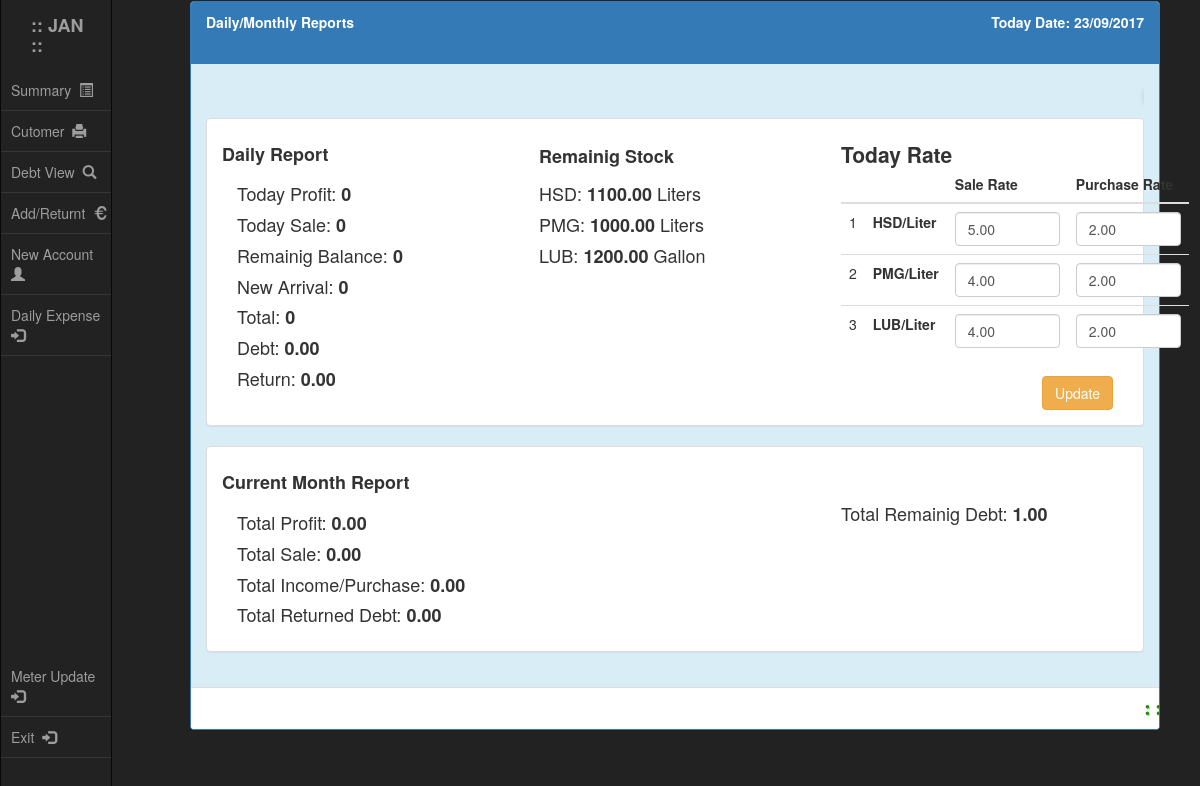
/summary.php?returnMsg= (signed in), run on an earlier commit of the app's database.
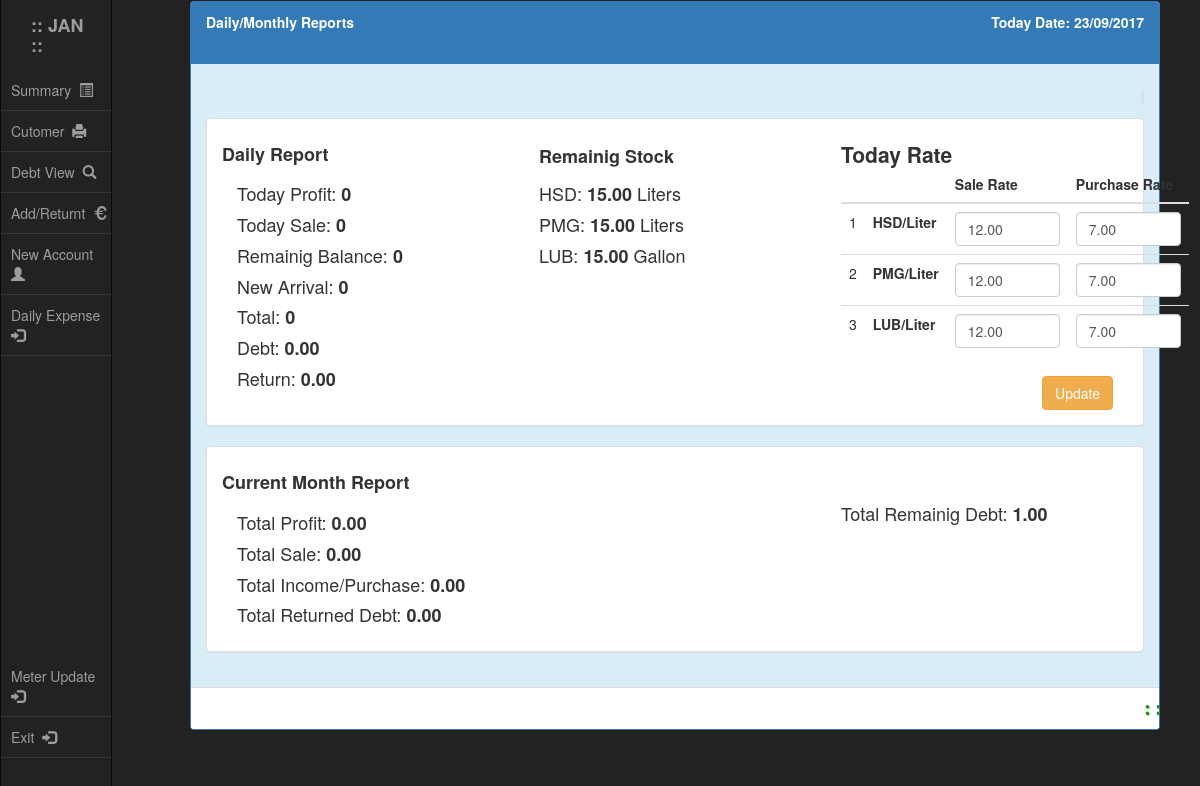
And on a later commit of the database.
### tables this page shows
CREATE TABLE `meter_state` (
  `HSD_PER_LTR_SALE` decimal(5,2) DEFAULT '0.00',
  `PMG_PER_LTR_SALE` decimal(5,2) DEFAULT '0.00',
  `LUB_PER_LTR_SALE` decimal(5,2) DEFAULT '0.00',
  `HSD_PER_LTR_PURC` decimal(5,2) DEFAULT '0.00',
  `PMG_PER_LTR_PURC` decimal(5,2) DEFAULT '0.00',
  `LUB_PER_LTR_PURC` decimal(5,2) DEFAULT '0.00',
  `Remaining_HSD` decimal(8,2) DEFAULT '0.00',
  `Remaining_PMG` decimal(8,2) DEFAULT '0.00',
  `Remaining_LUB` decimal(8,2) DEFAULT '0.00'
);

### script/get_customer_info.php (called while the page is built, shortened)
<?php
require_once dirname(__FILE__)."/function_inc.php";
$color = "rgb(255, 255, 255)";
  $query = "SELECT * FROM `meter_state` " ;
  if ($queryResult = mysqli_query($conn,$query)){
    if (mysqli_num_rows($queryResult) > 0){
      $row = mysqli_fetch_assoc($queryResult) ;
      $HSD_Rate = $row['HSD_PER_LTR_SALE'];
      $PMG_Rate = $row['PMG_PER_LTR_SALE'];
      $LUB_Rate = $row['LUB_PER_LTR_SALE'];
      $HSD_Purc = $row['HSD_PER_LTR_PURC'];
      $PMG_Purc = $row['PMG_PER_LTR_PURC'];
      $LUB_Purc = $row['LUB_PER_LTR_PURC'];
      $remainHSD = $row['Remaining_HSD'] ;
      $remainPMG = $row['Remaining_PMG'] ;
      $remainLUB = $row['Remaining_LUB'] ;
    }
    else{
      $ErrorMsg = "Meter status not found" ;
      $color = "#fcff23" ;
    }
  }
  else{
    die( "<b>Sorry:</b> Software problem (Contact with Teachnition) " . mysqli_error($conn) );
  }
  $todayProfit = 0 ;
  $todaysale = 0 ;
  $remainingBalance = 0 ;
  $newStock = 0 ;
  $totalDaily = 0 ;
  $todayDebt = 0;
  $todayReturn = 0;
  $currentMonth = date("Y-m-")."__" ;
  $query = "SELECT DISTINCT CONCAT(YEAR(`date`),'-',MONTH(`date`)) AS `Month`,
        SUM(Today_Profit) As `Total_Profit`,
        SUM(Today_Sale) As `Total_Sale`,
        SUM(Incoming_Stock) As `Total_Income`
        FROM `daily_report`
        Where `Date` LIKE '$currentMonth'" ;
  if ($queryResult = mysqli_query($conn,$query)){
    if (mysqli_num_rows($queryResult) > 0){
      $row = mysqli_fetch_assoc($queryResult) ;
      $monthlyProfit = number_format($row['Total_Profit'],2) ;
      $monthlySale = number_format($row['Total_Sale'],2) ;
      $totlMonthlyIncome = number_format($row['Total_Income'],2) ;
    }
  }
  else{
    die( "<b>Sorry:</b> Software problem (Contact with Teachnition) " . mysqli_error($conn) );
  }
  $query = "SELECT DISTINCT
            `Date`,
            SUM(Return_Amount) As `Total_return`
            FROM `customer_history`
            WHERE `Date` LIKE '$currentMonth'" ;
  if ($queryResult = mysqli_query($conn,$query)){
    if (mysqli_num_rows($queryResult) > 0){
      $row = mysqli_fetch_assoc($queryResult) ;
      $totalReturnDebt = number_format($row['Total_return'],2) ;
    }
    else{
      $totalReturnDebt = number_format(00.00,2);
    }
  }
  else{
    die( "<b>Sorry:</b> Software problem (Contact with Teachnition) " . mysqli_error($conn) );
  }
  $query = "SELECT Total_remaining_Debt FROM total_remaining_debt_view" ;
  if ($queryResult = mysqli_query($conn,$query)){
    if (mysqli_num_rows($queryResult) > 0){
      $row = mysqli_fetch_assoc($queryResult) ;
      $totalRemainingDebt = number_format($row['Total_remaining_Debt'],2) ;
    }
    else{
      $totalRemainingDebt = number_format(00.00,2) ;
    }
  }
  else{
    die( "<b>Sorry:</b> Software problem (Contact with Teachnition) " . mysqli_error($conn) );
  }
?>

### summary.php (the view, shortened to what this page needs)
<?php
require_once dirname(__FILE__)."/script/get_customer_info.php";
?>
<!DOCTYPE html>
<html lang="en">
<head>
  <?php require_once "./header.php"; ?>
</head>
<body style="background-color:#222222;">
<?php require_once "./navbar.php"; ?>
<div class="container-fluid">
  <div class="row">
    <div class="col-md-offset-1 col-md-10" style="margin-left: 175px;">
      <div class="panel panel-primary">
        <div class="panel-heading" style="font-weight: 600; font-size: 1em%">Daily/Monthly Reports <span class="pull-right">Today Date: <?php echo date("d/m/Y"); ?></span>
          <div class="panel-heading text-center" style="color: <?php echo $color ?>; font-weight: bold;" id="ErrorMsg">
          </div>
        </div>
        <div class="panel-body bg-info">
          <h2 class="text-center text-success marquee logotext" style="margin-top: -3px;">
          <span style="color: #051F00; text-shadow: 3px 10px 10px rgba(25,17,17,1); margin-bottom: 10px;">*~* JAN Station*~*</span>
          </h2>
        <div class="panel panel-default">
        <div class="panel-body">
          <div class="h4 "><b>Daily Report</b></div>
          <div class="col-md-4">
            <div class="h4">Today Profit: <b> <?php echo $todayProfit ?></b></div>
            <div class="h4">Today Sale: <b><?php echo $todaysale ?></b></div>
            <div class="h4">Remainig Balance: <b><?php echo $remainingBalance ?></b></div>
            <div class="h4">New Arrival: <b><?php echo $newStock ?></b></div>
            <div class="h4">Total: <b><?php echo $totalDaily ?></b></div>
            <div class="h4">Debt: <b><?php echo number_format($todayDebt,2); ?></b></div>
            <div class="h4">Return: <b><?php echo number_format($todayReturn,2); ?></b></div>
          </div>
          <div class=" col-md-4">
            <div class="h4" style="margin-top: -27px; margin-bottom: 17px; font-weight: bold;">Remainig Stock</div>
            <div class="h4">HSD: <b><?php echo $remainHSD ?></b> Liters</div>
            <div class="h4">PMG: <b><?php echo $remainPMG ?></b> Liters</div>
            <div class="h4">LUB: <b><?php echo $remainLUB ?></b> Gallon</div>
          </div>
          <div class=" col-md-4" style="margin-top: -35px">
            <form class="form-inline" action="./script/daily.php" method="POST" autocomplete="off">
            <fieldset >
              <legend style="border-bottom: 0; margin-bottom: -3px; font-weight: 600;">Today Rate</legend>
            </fieldset>
              <table class="table table-hover">
                <thead>
                  <th></th>
                  <th></th>
                  <th>Sale Rate</th>
                  <th>Purchase Rate</th>
                </thead>
                <tbody>
                  <tr>
                    <td>1</td>
                    <td><b>HSD/Liter</b></td>
                    <td><input class="form-control" type="number" id="HSD_PER_LTR" name="HSD_PER_LTR" value="<?php echo $HSD_Rate ;?>" placeholder="00.00" min="0" step="0.01" max="999.99" onKeyPress="if(this.value.length==6) return false;" required></td>
                    <td><input class="form-control" type="number" id="HSD_PER_LTR" name="P_HSD_PER_LTR" value="<?php echo $HSD_Purc ;?>" placeholder="00.00" min="0" step="0.01" max="999.99" onKeyPress="if(this.value.length==6) return false;" required></td>
                  </tr>
                  <tr>
                    <td>2</td>
                    <td><b>PMG/Liter</b></td>
                    <td><input class="form-control" type="number" id="PMG_PER_LTR" name="PMG_PER_LTR" value="<?php echo $PMG_Rate ;?>" placeholder="00.00" min="0" step="0.01" max="999.99" onKeyPress="if(this.value.length==6) return false;" required></td>
                    <td><input class="form-control" type="number" id="HSD_PER_LTR" name="P_PMG_PER_LTR" value="<?php echo $PMG_Purc ;?>" placeholder="00.00" min="0" step="0.01" max="999.99" onKeyPress="if(this.value.length==6) return false;" required></td>
                  </tr>
                  <tr>
                    <td>3</td>
                    <td><b>LUB/Liter</b></td>
                    <td><input class="form-control" type="number" id="LUB_PER_LTR" name="LUB_PER_LTR" value="<?php echo $LUB_Rate ;?>" placeholder="00.00" min="0" step="0.01" max="999.99" onKeyPress="if(this.value.length==6) return false;" required></td>
                    <td><input class="form-control" type="number" id="HSD_PER_LTR" name="P_LUB_PER_LTR" value="<?php echo $LUB_Purc ;?>" placeholder="00.00" min="0" step="0.01" max="999.99" onKeyPress="if(this.value.length==6) return false;" required></td>
                  </tr>
                </tbody>
              </table>
            <input class="btn btn-warning btn-md pull-right" name="change_rate" id="change_rate" type="submit" value="Update">
            </form>
          </div>
        </div>
        </div>
        <div class="panel panel-default">
        <div class="panel-body">
          <div class="h4 "><b>Current Month Report</b></div>
          <div class="col-md-4">
            <div class="h4">Total Profit: <b><?php if (!empty($monthlyProfit))echo $monthlyProfit ?></b></div>
            <div class="h4">Total Sale: <b><?php if (!empty($monthlySale))echo $monthlySale ?></b></div>
            <div class="h4">Total Income/Purchase: <b><?php if (!empty($totlMonthlyIncome))echo $totlMonthlyIncome ?></b></div>
            <div class="h4">Total Returned Debt: <b><?php if (!empty($totalReturnDebt))echo $totalReturnDebt ?></b></div>
          </div>
          <div class="col-md-offset-4 col-md-4" style="margin-top: -1%;">
            <div class="h4">Total Remainig Debt: <b><?php if (!empty($totalRemainingDebt))echo $totalRemainingDebt ?></b></div>
          </div>
        </div>
        </div>
        </div>
        <div class="panel-footer text-center microsoft marquee"><span>:: JAN Station ::</span></div>
      </div>
        <br><br><br>
    </div>
  </div>
</div>
</body>
</html>

### header.php (shortened to what this page needs)
<link rel="stylesheet" href="css/bootstrap.min.css">
<link rel="stylesheet" href="css/bootstrap-datetimepicker.min.css">
<link href="css/jquery-ui.min.css" rel="stylesheet">
<link href="css/jquery-ui.structure.min.css" rel="stylesheet">
<link href="css/jquery-ui.theme.min.css" rel="stylesheet">
<link rel="stylesheet" href="css/navbar-fixed-side.css">

### navbar.php
<div class="container-fluid" >
  <div class="row" >
    <div class="col-sm-3 col-md-4 col-lg-1" >
      <nav class="navbar navbar-inverse navbar-fixed-side" style="width: 9.35%; overflow: hidden;">
  <div class="container-fluid">
    <div class="navbar-header">
      <a class="navbar-brand jan" href="./summary.php" style="padding-left: 30px; font-weight: bold;">:: JAN :: </a>
    </div>
    <ul class="nav navbar-nav" style="padding-left: 10px;">
      <li><a class="link-1" href="./summary.php">Summary&nbsp; <span class="glyphicon glyphicon-list-alt"></span></a></li>
      <li><a class="link-1" href="./customer_care.php">Cutomer&nbsp; <span class="glyphicon glyphicon-print"></span> </a></li>
      <li><a class="link-1" href="./debt_view.php">Debt View&nbsp; <span class="glyphicon glyphicon-search"></span></a></li>
      <li><a class="link-1" href="./return.php">Add/Returnt&nbsp; <span class="glyphicon glyphicon-euro"></span></a></li>
      <li><a class="link-1" href="./new_account.php">New Account&nbsp; <span class="glyphicon glyphicon-user"></span></a></li>
      <li><a class="link-1" href="./daily.php">Daily Expense&nbsp; <span class="glyphicon glyphicon-log-in"></span></a></li>
    </ul>
    <ul class="nav navbar-nav navbar-right" style="margin-top: 300px; padding-left: 10px;">
      <li><a class="link-1" href="./meter_state_update.php">Meter Update&nbsp; <span class="glyphicon glyphicon-log-in"></span></a></li>
      <li><a class="link-1" href="script/Logout.php">Exit&nbsp; <span class="glyphicon glyphicon-log-in"></span></a></li>
    </ul>
  </div>
</nav>
    </div>
  </div>
</div>

### css/navbar-fixed-side.css (style rules this page uses)
@media (min-width: 768px) { .navbar-fixed-side { position:fixed;margin:0 -15px;height:100vh;width:inherit;overflow:auto;border-top-width:0;border-bottom-width:0;border-radius:0 } }
@media (min-width: 768px) { .navbar-fixed-side .container,.navbar-fixed-side .container-fluid { width:auto;padding-left:0;padding-right:0 } }
@media (min-width: 768px) { .navbar-fixed-side .navbar-header { float:none } }
@media (min-width: 768px) { .navbar-fixed-side .navbar-brand { height:auto } }
@media (min-width: 768px) { .navbar-fixed-side>.container .navbar-brand,.navbar-fixed-side>.container-fluid .navbar-brand { margin-left:0 } }
@media (min-width: 768px) { .navbar-fixed-side .navbar-nav { float:none;margin:0 -15px } }
@media (min-width: 768px) { .navbar-fixed-side .navbar-nav>li { float:none } }
@media (min-width: 768px) { .navbar-fixed-side .navbar-nav>li>a { padding-top:10px;padding-bottom:10px;border-bottom:1px solid #e7e7e7 } }
@media (min-width: 768px) { .navbar-fixed-side .navbar-left,.navbar-fixed-side .navbar-right { float:none !important } }
@media (min-width: 768px) { .navbar-fixed-side.navbar-inverse .navbar-collapse,.navbar-fixed-side.navbar-inverse .navbar-nav>li>a,.navbar-fixed-side.navbar-inverse .navbar-form,.navbar-fixed-side.navbar-inverse .navbar-nav .dropdown-menu { border-color:#363636 } }

### header.php (style rules this page uses)
.marquee { width: 100%; margin: 0 auto; white-space: nowrap; overflow: hidden; box-sizing: border-box; background-color: #FFF; }
.marquee span { display: inline-block; padding-left: 100%; animation: marquee 15s linear infinite; text-shadow:1px 1px 1px rgba(95,255,89,1); font-weight:bold; color:#357D1B; letter-spacing:3pt; word-spacing:0pt; font-size:1.5em; text-align:center; font-family:times new roman, times, serif; line-height:1; }
.navbar-nav { background: #222; }
.link-1 { transition: 0.4s; color: #ffffff; text-decoration: none; }

### summary.php (style rules this page uses)
.logotext { text-shadow:3px 10px 10px rgba(25,17,17,1); font-weight:bold; font-variant:small-caps; letter-spacing:3pt; word-spacing:0pt; font-size:1.5em; text-align:center; font-family:times new roman, times, serif; line-height:1; background-color: #d9edf7; }

What changed in the data, as far as the page shows it:
removed meter_state: Remaining_HSD "1100.00", Remaining_PMG "1000.00", Remaining_LUB "1200.00", HSD_PER_LTR "5.00", P_HSD_PER_LTR "2.00", PMG_PER_LTR "4.00", P_PMG_PER_LTR "2.00", LUB_PER_LTR "4.00", P_LUB_PER_LTR "2.00"
added meter_state: Remaining_HSD "15.00", Remaining_PMG "15.00", Remaining_LUB "15.00", HSD_PER_LTR "12.00", P_HSD_PER_LTR "7.00", PMG_PER_LTR "12.00", P_PMG_PER_LTR "7.00", LUB_PER_LTR "12.00", P_LUB_PER_LTR "7.00"
